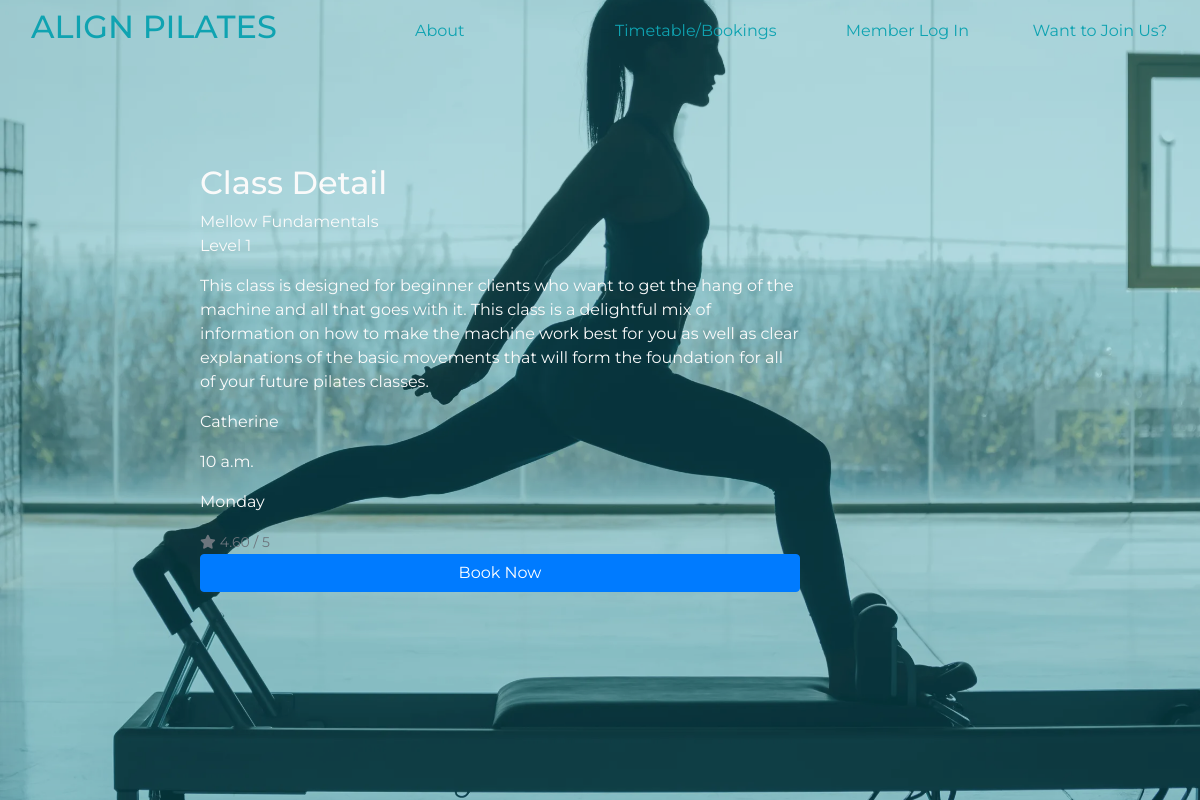
Page /classes/1 on the committed database.
### classes/models.py (models this page shows, shortened)
class Class_Type(models.Model):
    name = models.CharField(max_length=254)
    level = models.ForeignKey('Level', null=True, blank=True, on_delete=models.SET_NULL)
    description = models.TextField()
    teacher = models.CharField(max_length=254)
    cost = models.DecimalField(max_digits=4, decimal_places=2)
    time = models.TimeField()
    day = models.CharField(max_length=9)
    rating = models.DecimalField(max_digits=6, decimal_places=2, null=True, blank=True)

class Level(models.Model):
    name = models.CharField(max_length=254)
    friendly_name = models.CharField(max_length=254, null=True, blank=True)
    def __str__(self):
        return self.name

### classes/views.py (the view)
# urls.py: path('<int:class_type_id>', views.class_info, name='class_type'),
def class_info(request, class_type_id):
    class_type = get_object_or_404(Class_Type, pk=class_type_id)
    context = {
        'class_type': class_type,
    }
    return render(request, 'classes/class_type.html', context )

### classes/templates/classes/class_type.html (shortened to what this page needs)
{% extends 'base.html' %}
{% load static %}
{% block page_header %}
    <div class="container header-container">
    </div>
{% endblock %}
{% block content %}
    <div class="overlay"></div>
    <div class="container-fluid">
        <div class="row">
            <div class="col-12 col-md-8 col-lg-6 offset-2">
                <div class="row">
                    <div class="h-100 border-0">
                        <h2>Class Detail</h2>
                        <div class="header">{{ class_type.name }}</div>
                        <div class="body">
                            <p class="subtitle">{{ class_type.level }}</p>
                            <p class="text">{{ class_type.description }}</p>
                            <p class="text">{{ class_type.teacher }}</p>
                            <p class="text">{{ class_type.time }}</p>
                            <p class="text">{{ class_type.day }}</p>
                            {% if class_type.rating %}
                                <small class="text-muted"><i class="fas fa-star mr-1"></i>{{ class_type.rating }} / 5</small>
                            {% else %}
                                <small class="text-muted">No Rating</small>
                            {% endif %}
                        </div>
                        <div class="footer">
                            <a href="#" class="btn btn-primary btn-block">Book Now</a>
                        </div>
                    </div>
                </div>
            </div>
        </div>
    </div>
{% endblock %}

### static/css/base.css (style rules this page uses)
html { height: 100%; }
body { background: url('/media/site-header.webp') no-repeat center center fixed; height: calc(100vh - 164px); background-size: cover; color: #fafafa; font-family: 'Montserrat'; }
.header-container { height: 164px; }
a { color: #0FA3B1; }
.overlay { height: 100%; width: 100%; top: 0; left: 0; position: fixed; background: #0FA3B1; opacity: 0.3; z-index: -1; }

### rows in the picture
Class_Type: name "Mellow Fundamentals", level "Level 1", description "This class is designed for beginner clients who want to get the hang of the machine and all that goes with it. This class is a delightful mix of information on how to make the machine work best for you as well as clear explanations of the basic movements that will form the foundation for all of your future pilates classes.", teacher "Catherine", time "10 a.m.", day "Monday", rating "4.60"
